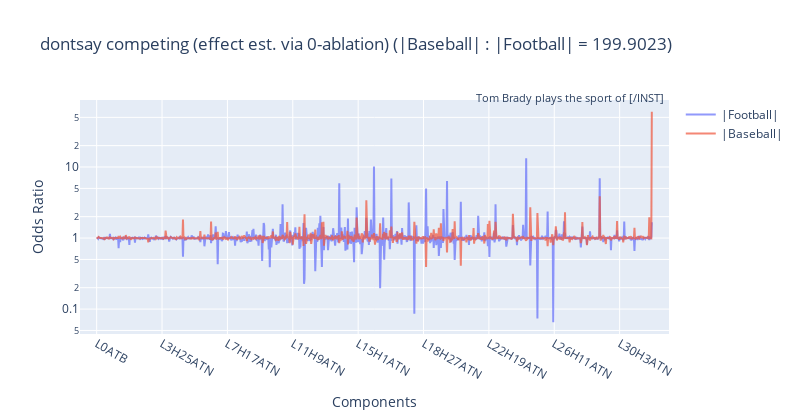

The notebook cell this image was saved under:
### Code cell
for ld, title in [
    (ld_comp_0, "dontsay competing (effect est. via 0-ablation)"),
]:
    orig_logits = ld.pd.final_logits
    logits, labels = ld.get_logits_and_labels()

    orig_log_odds = orig_logits.softmax(dim=-1).logit()
    orig_log_odds_diff = (
        orig_logits[pd_comp.ml_token] - orig_logits[pd_base.ml_token]
    )
    log_odds = logits.softmax(dim=-1).logit()

    utils.plot_head_data(
        lines=[
            (
                f"|{pd_base.ml_str}|",
                (orig_log_odds - log_odds)[:, pd_base.ml_token].exp(),
                labels,
            ),
            (
                f"|{pd_comp.ml_str}|",
                (orig_log_odds - log_odds)[:, pd_comp.ml_token].exp(),
                labels,
            ),
        ],
        annotation_text=ld_comp_0.pd.prompt.split("\n")[-1],
        title=title
        + f"\n(|{pd_comp.ml_str}| : |{pd_base.ml_str}| = {orig_log_odds_diff.exp():.4f})",
        yaxis_title="Odds Ratio",
        xaxis_title="Components",
        yaxis=dict(type="log"),
        height=420,
        width=800,
    ).show()

### Figure 1 — Plotly figure (JSON) as saved in the notebook; plotly's stock layout.template omitted (floating-point values rounded to 4 significant figures; data arrays with more than 128 entries replaced by an {"elided": "..."} marker saying what was removed)
{"data": [{"mode": "lines", "name": "|Football|", "opacity": 0.7, "type": "scatter", "x": {"elided": "1088 str values"}, "y": {"elided": "1088 float values"}}, {"mode": "lines", "name": "|Baseball|", "opacity": 0.7, "type": "scatter", "x": {"elided": "1088 str values"}, "y": {"elided": "1088 float values"}}], "layout": {"annotations": [{"font": {"size": 11}, "showarrow": false, "text": "Tom Brady plays the sport of [/INST] ", "x": 1, "xref": "paper", "y": 1.05, "yref": "paper"}], "height": 420, "hovermode": "x unified", "showlegend": true, "title": {"text": "dontsay competing (effect est. via 0-ablation)\n(|Baseball| : |Football| = 199.9023)"}, "width": 800, "xaxis": {"range": [-32.64, 1121.0], "ticktext": ["L0ATB", "L3H25ATN", "L7H17ATN", "L11H9ATN", "L15H1ATN", "L18H27ATN", "L22H19ATN", "L26H11ATN", "L30H3ATN"], "tickvals": [0, 128, 256, 384, 512, 640, 768, 896, 1024], "title": {"text": "Components"}}, "yaxis": {"title": {"text": "Odds Ratio"}, "type": "log"}}}
